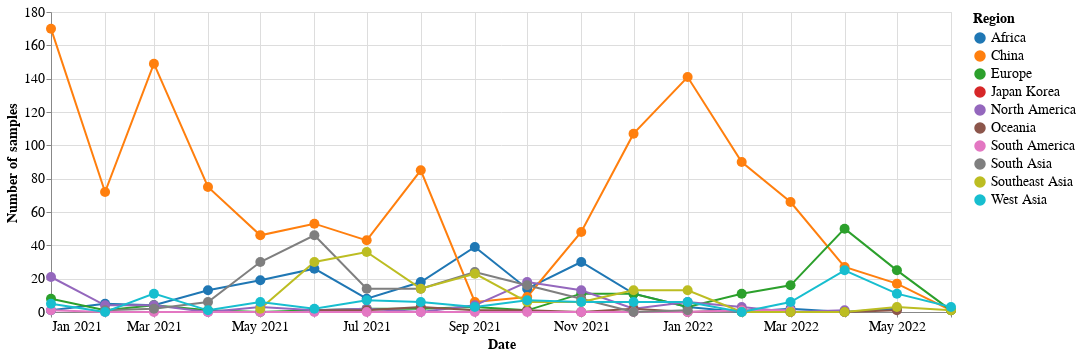

Notebook code for this chart:
### Code cell
alt.Chart(binned_counts_vic).mark_line(point=alt.OverlayMarkDef(size=100)).encode(
    x=alt.X("yearmonth(date):T", title="Date"),
    y=alt.Y("samples:Q", title="Number of samples"),
    color=alt.Color("region:N", title="Region", scale=alt.Scale(domain=regions, scheme='category10')),
    tooltip=["region:N", "date:T", "samples:Q"],
).configure_axis(
    labelFontSize=14,
    titleFontSize=14,
).configure_legend(
    labelFontSize=14,
    titleFontSize=14,
).properties(
    width=900,
    height=300,
)

### Figure 1 — Vega-Lite specification as saved in the notebook (floating-point values rounded to 4 significant figures; data arrays with more than 128 entries replaced by an {"elided": "..."} marker saying what was removed)
{"config": {"view": {"continuousWidth": 400, "continuousHeight": 300}, "axis": {"labelFontSize": 14, "titleFontSize": 14}, "legend": {"labelFontSize": 14, "titleFontSize": 14}}, "data": {"name": "data-1c59002ed8035b0c254e69046124e8ff"}, "mark": {"type": "line", "point": {"size": 100}}, "encoding": {"color": {"field": "region", "scale": {"domain": ["Africa", "China", "Europe", "Japan Korea", "North America", "Oceania", "South America", "South Asia", "Southeast Asia", "West Asia"], "scheme": "category10"}, "title": "Region", "type": "nominal"}, "tooltip": [{"field": "region", "type": "nominal"}, {"field": "date", "type": "temporal"}, {"field": "samples", "type": "quantitative"}], "x": {"field": "date", "timeUnit": "yearmonth", "title": "Date", "type": "temporal"}, "y": {"field": "samples", "title": "Number of samples", "type": "quantitative"}}, "height": 300, "width": 900, "$schema": "https://vega.github.io/schema/vega-lite/v4.17.0.json", "datasets": {"data-1c59002ed8035b0c254e69046124e8ff": {"elided": "140 records"}}}
